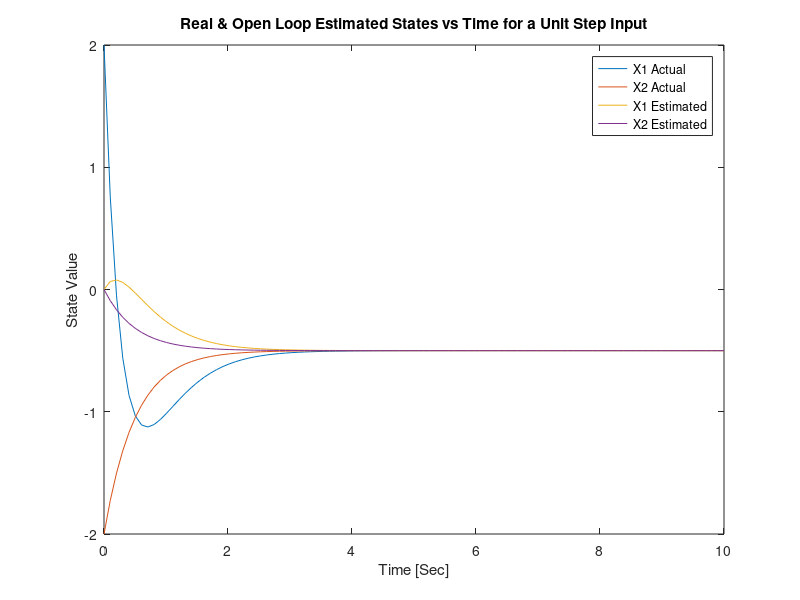
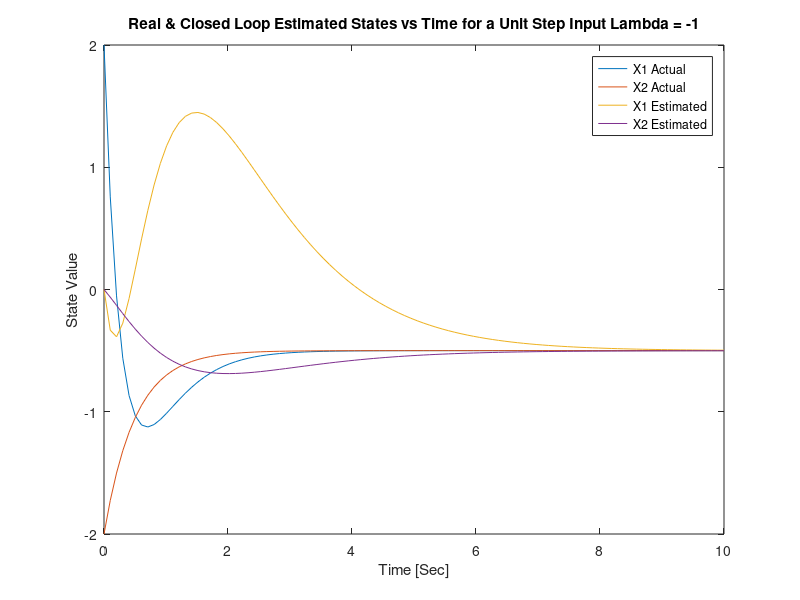
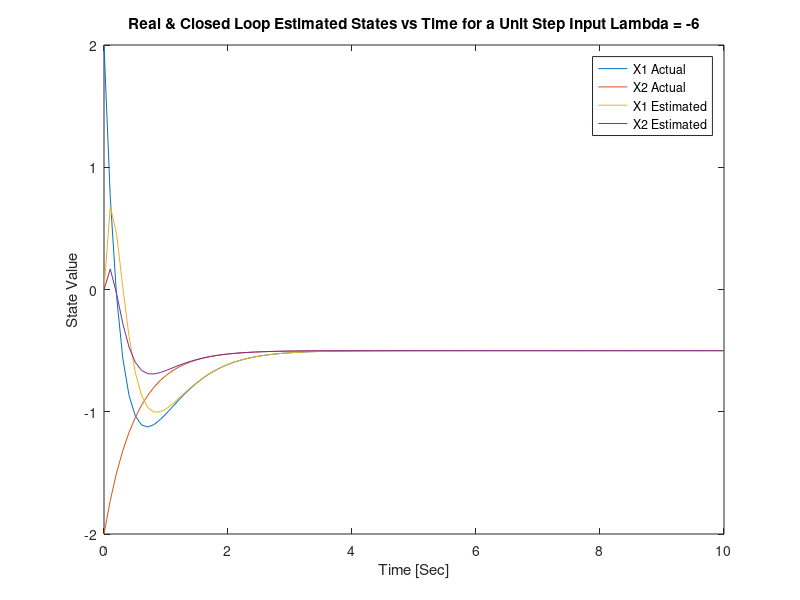
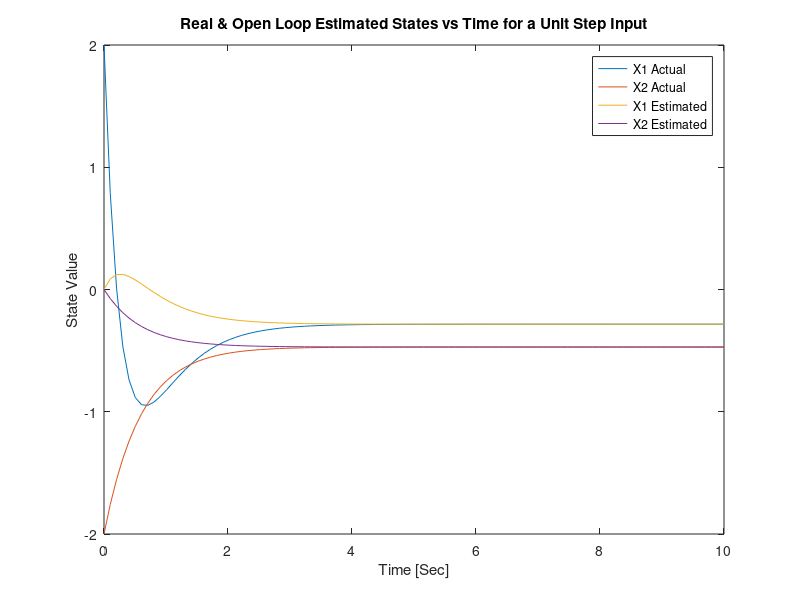

These charts were generated, in order, by the following MATLAB code:
%Brandon Lim HW11
%% Problem 1
clear, clc, close all

A = [-3 5; 0 -2];
B = [1; -1];
C = [1 0];
D = 0;
sys = ss(A,B,C,D);
t = linspace(0,10,100);
u = ones(1,length(t));
x0_est = [0;0];
x0_act = [2;-2];
O = [C; C*A];

[yact,tact,xact] = lsim(sys,u,t,x0_act);
[yest,test,xest] = lsim(sys,u,t,x0_est);

figure
plot(tact,xact)
hold on
plot(test,xest)
legend("X1 Actual", "X2 Actual", "X1 Estimated", "X2 Estimated")
title("Real & Open Loop Estimated States vs Time for a Unit Step Input")
xlabel("Time [Sec]"); ylabel("State Value")

L = [-3; 1/5];
Atilda = [0 5; -1/5 -2];
Btilda = [1 -3;-1 1/5];
sys2 = ss(Atilda,Btilda,C,D);
[y2est,t2est,x2est] = lsim(sys2,[u;yact'],t,x0_est);

figure
plot(t,xact)
hold on
plot(t2est,x2est)
legend("X1 Actual", "X2 Actual", "X1 Estimated", "X2 Estimated")
title("Real & Closed Loop Estimated States vs Time for a Unit Step Input Lambda = -1")
xlabel("Time [Sec]"); ylabel("State Value")

L = [7;16/5];
Atilda2 = [-10 5;-16/5 -2];
Btilda2 = [1 7;-1 16/5];
sys3 = ss(Atilda2,Btilda2,C,D);
[y3est,t3est,x3est] = lsim(sys3,[u;yact'],t,x0_est);

figure
plot(t,xact)
hold on
plot(t3est,x3est)
legend("X1 Actual", "X2 Actual", "X1 Estimated", "X2 Estimated")
title("Real & Closed Loop Estimated States vs Time for a Unit Step Input Lambda = -6")
xlabel("Time [Sec]"); ylabel("State Value")
%% Problem 2
clear, clc, close all

A = [-3.4 4.6; 0 -1.7];
B = [1.2; -0.8];
C = [1.1 0];
D = 0;
sys = ss(A,B,C,D);
t = linspace(0,10,100);
u = ones(1,length(t));
x0_est = [0;0];
x0_act = [2;-2];
O = [C; C*A];

[yact,tact,xact] = lsim(sys,u,t,x0_act);
[yest,test,xest] = lsim(sys,u,t,x0_est);

figure
plot(tact,xact)
hold on
plot(test,xest)
legend("X1 Actual", "X2 Actual", "X1 Estimated", "X2 Estimated")
title("Real & Open Loop Estimated States vs Time for a Unit Step Input")
xlabel("Time [Sec]"); ylabel("State Value")

L = [-3; 1/5];
Atilda = [0 5; -1/5 -2];
Btilda = [1 -3;-1 1/5];
sys2 = ss(Atilda,Btilda,C,D);
[y2est,t2est,x2est] = lsim(sys2,[u;yact'],t,x0_est);

figure
plot(t,xact)
hold on
plot(t2est,x2est)
legend("X1 Actual", "X2 Actual", "X1 Estimated", "X2 Estimated")
title("Real & Closed Loop Estimated States vs Time for a Unit Step Input Lambda = -1")
xlabel("Time [Sec]"); ylabel("State Value")

L = [7;16/5];
Atilda2 = [-10 5;-16/5 -2];
Btilda2 = [1 7;-1 16/5];
sys3 = ss(Atilda2,Btilda2,C,D);
[y3est,t3est,x3est] = lsim(sys3,[u;yact'],t,x0_est);

figure
plot(t,xact)
hold on
plot(t3est,x3est)
legend("X1 Actual", "X2 Actual", "X1 Estimated", "X2 Estimated")
title("Real & Closed Loop Estimated States vs Time for a Unit Step Input Lambda = -6")
xlabel("Time [Sec]"); ylabel("State Value")

%% Problem 3
clear, clc, close all

A = [0 0;1 0];
B = [1/5; 0];
F = 20;

ui = 0.1;

xi = 1;

R = [(1/F)^2];
Q = [(1/xi)^2 0; 0 (1/xi)^2];

[K,~,~] = lqr(A,B,Q,R);

sys = ss((A-B*K),B,[1 0;0 1],[0]);
t = linspace(0,10,1000);


[y1,t,x1] = lsim(sys,zeros(1,length(t)),t,[0;ui]);
u = -K * transpose(x1);

figure
subplot(3,1,1)
plot(t,y1(:,1))
title("Iteration 1: Velocity vs Time")
xlabel("Time[sec]"); ylabel("Velocity [m/s]")
subplot(3,1,2)
plot(t,y1(:,2))
title("Iteration 1: Position vs Time")
xlabel("Time[sec]"); ylabel("Position [m]")
subplot(3,1,3)
plot(t,u)
title("Iteration 1: Force vs Time")
xlabel("Time[sec]"); ylabel("Force [N]")

R = [(1/F)^2];
Q = [100*(1/xi)^2 0; 0 100*(1/xi)^2];

[K,~,~] = lqr(A,B,Q,R);

sys = ss((A-B*K),B,[1 0;0 1],[0]);
t = linspace(0,10,1000);


[y2,t,x2] = lsim(sys,zeros(1,length(t)),t,[0;ui]);
u = -K * transpose(x2);

figure
subplot(3,1,1)
plot(t,y2(:,1))
title("Iteration 2: Velocity vs Time")
xlabel("Time[sec]"); ylabel("Velocity [m/s]")
subplot(3,1,2)
plot(t,y2(:,2))
title("Iteration 2: Position vs Time")
xlabel("Time[sec]"); ylabel("Position [m]")
subplot(3,1,3)
plot(t,u)
title("Iteration 2: Force vs Time")
xlabel("Time[sec]"); ylabel("Force [N]")

R = [50*(1/F)^2];
Q = [100*(1/xi)^2 0; 0 500*(1/xi)^2];

[K,~,~] = lqr(A,B,Q,R);

sys = ss((A-B*K),B,[1 0;0 1],[0]);
t = linspace(0,10,1000);


[y3,t,x3] = lsim(sys,zeros(1,length(t)),t,[0;ui]);
u = -K * transpose(x3);

figure
subplot(3,1,1)
plot(t,y3(:,1))
title("Iteration 2: Velocity vs Time")
xlabel("Time[sec]"); ylabel("Velocity [m/s]")
subplot(3,1,2)
plot(t,y3(:,2))
title("Iteration 2: Position vs Time")
xlabel("Time[sec]"); ylabel("Position [m]")
subplot(3,1,3)
plot(t,u)
title("Iteration 2: Force vs Time")
xlabel("Time[sec]"); ylabel("Force [N]")

